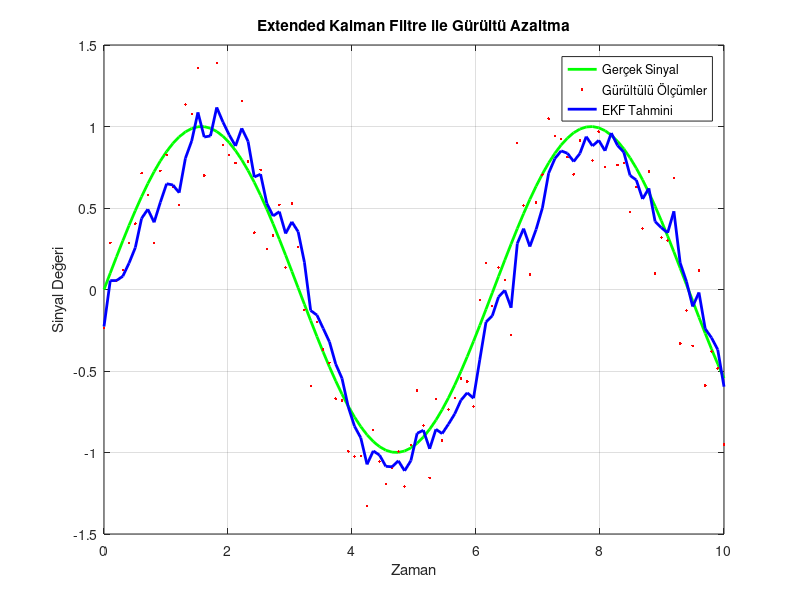

Reproduce this figure in MATLAB.
clc; clear; close all;

% Örnek veri seti (gürültülü ölçümler)
t = linspace(0, 10, 100); % Zaman vektörü
true_signal = sin(t); % Gerçek sinyal
noisy_measurements = true_signal + 0.2 * randn(size(t)); % Gürültülü sinyal

% EKF parametreleri
x_est = 0; % İlk tahmin
P = 1; % Kovaryans matrisi
Q = 0.01; % Süreç gürültüsü kovaryansı
R = 0.04; % Ölçüm gürültüsü kovaryansı

% Sonuçları saklamak için vektörler
x_est_hist = zeros(size(t));

for k = 1:length(t)
    % Tahmin adımı
    x_pred = x_est; % Doğrusal olmayan sistem varsayımı
    P_pred = P + Q;
    
    % Ölçüm güncelleme adımı
    K = P_pred / (P_pred + R); % Kalman kazancı
    x_est = x_pred + K * (noisy_measurements(k) - x_pred);
    P = (1 - K) * P_pred;
    
    % Sonuçları sakla
    x_est_hist(k) = x_est;
end

% Sonuçları çizdirme
figure;
plot(t, true_signal, 'g', 'LineWidth', 2); hold on;
plot(t, noisy_measurements, 'r.');
plot(t, x_est_hist, 'b', 'LineWidth', 2);
legend('Gerçek Sinyal', 'Gürültülü Ölçümler', 'EKF Tahmini');
xlabel('Zaman'); ylabel('Sinyal Değeri');
title('Extended Kalman Filtre ile Gürültü Azaltma');
grid on;
